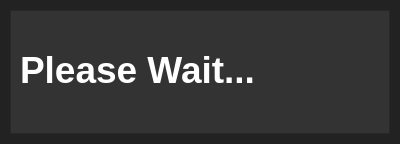
<?xml version="1.0" encoding="UTF-8"?>
<ui version="4.0">
 <class>PleaseWaitDlg</class>
 <widget class="QDialog" name="PleaseWaitDlg">
  <property name="geometry">
   <rect>
    <x>0</x>
    <y>0</y>
    <width>400</width>
    <height>144</height>
   </rect>
  </property>
  <property name="windowTitle">
   <string>Dialog</string>
  </property>
  <property name="styleSheet">
   <string notr="true">#PleaseWaitDlg {
  background-color: #222222;
}</string>
  </property>
  <layout class="QHBoxLayout" name="horizontalLayout">
   <property name="spacing">
    <number>0</number>
   </property>
   <property name="margin">
    <number>0</number>
   </property>
   <item>
    <widget class="QFrame" name="frame">
     <property name="styleSheet">
      <string notr="true">#frame {
  background-color: #333333;
  margin: 10px;
}</string>
     </property>
     <property name="frameShape">
      <enum>QFrame::StyledPanel</enum>
     </property>
     <property name="frameShadow">
      <enum>QFrame::Raised</enum>
     </property>
     <property name="lineWidth">
      <number>2</number>
     </property>
     <property name="midLineWidth">
      <number>1</number>
     </property>
     <widget class="QLabel" name="label">
      <property name="geometry">
       <rect>
        <x>20</x>
        <y>10</y>
        <width>271</width>
        <height>121</height>
       </rect>
      </property>
      <property name="styleSheet">
       <string notr="true">#label {
  color: white;
}</string>
      </property>
      <property name="text">
       <string>&lt;html&gt;&lt;head/&gt;&lt;body&gt;&lt;p&gt;&lt;span style=&quot; font-size:28pt; font-weight:600;&quot;&gt;Please Wait...&lt;/span&gt;&lt;/p&gt;&lt;/body&gt;&lt;/html&gt;</string>
      </property>
     </widget>
     <widget class="QLabel" name="loading_label">
      <property name="geometry">
       <rect>
        <x>210</x>
        <y>20</y>
        <width>181</width>
        <height>101</height>
       </rect>
      </property>
      <property name="text">
       <string/>
      </property>
      <property name="pixmap">
       <pixmap resource="Graphics.qrc">:/icons/graphics/gears-turning-slowly.gif</pixmap>
      </property>
     </widget>
     <zorder>loading_label</zorder>
     <zorder>label</zorder>
    </widget>
   </item>
  </layout>
 </widget>
 <resources>
  <include location="Graphics.qrc"/>
 </resources>
 <connections/>
</ui>
